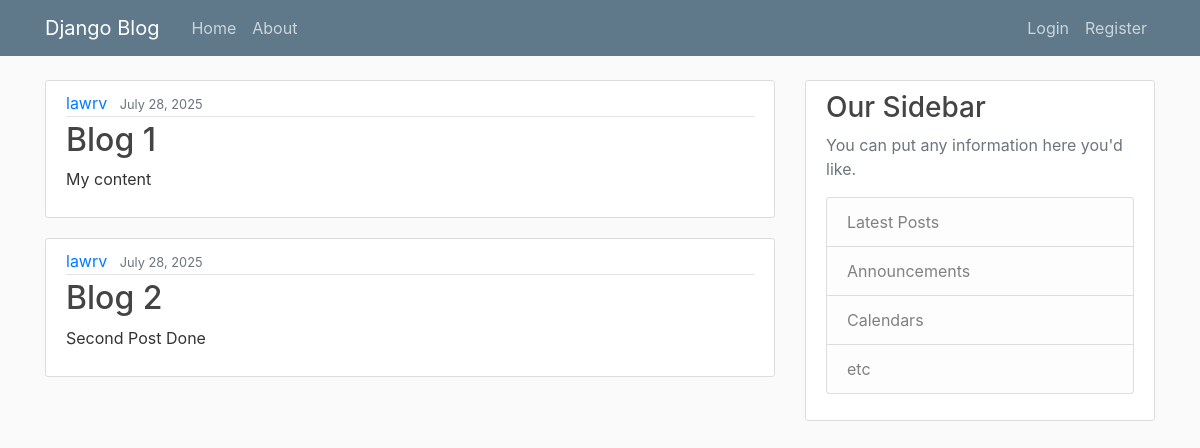
The app's page /, older data.
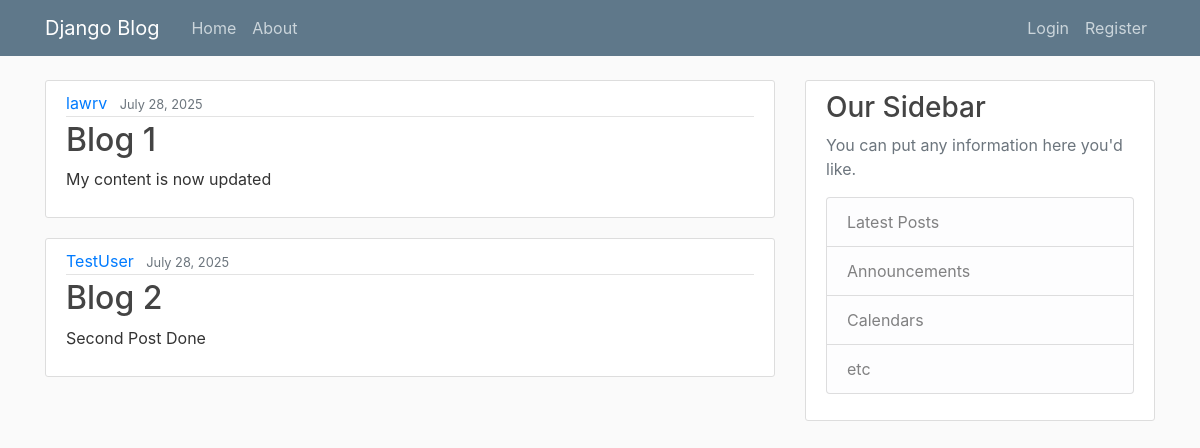
The same page, newer data.
### blog/models.py (models this page shows, shortened)
class Post(models.Model):
    title = models.CharField(max_length=100)
    content = models.TextField()
    date_posted = models.DateTimeField(default=timezone.now)
    author = models.ForeignKey(User, on_delete=models.CASCADE)

### blog/views.py (the view)
# urls.py: path('', views.home, name='blog-home'),
def home(request):
    context = {
        'posts': Post.objects.all()
    }
    return render(request, 'blog/home.html', context)

### blog/templates/blog/home.html
{% extends "blog/base.html" %}
{% block content %}
    {% for post in posts %}
        <article class="media content-section">
            <div class="media-body">
                <div class="article-metadata">
                    <a class="mr-2" href="#">{{ post.author }}</a>
                    <small class="text-muted">{{ post.date_posted|date:"F d, Y" }}</small>
                </div>
                <h2><a class="article-title" href="#">{{ post.title }}</a></h2>
                <p class="article-content">{{ post.content }}</p>
            </div>
        </article>
    {% endfor %}
{% endblock content %}

Row changes from the older to the newer data that the page shows:
changed Post "Blog 1": content "My content" → "My content is now updated"
changed Post "Blog 2": author "lawrv" → "TestUser"
